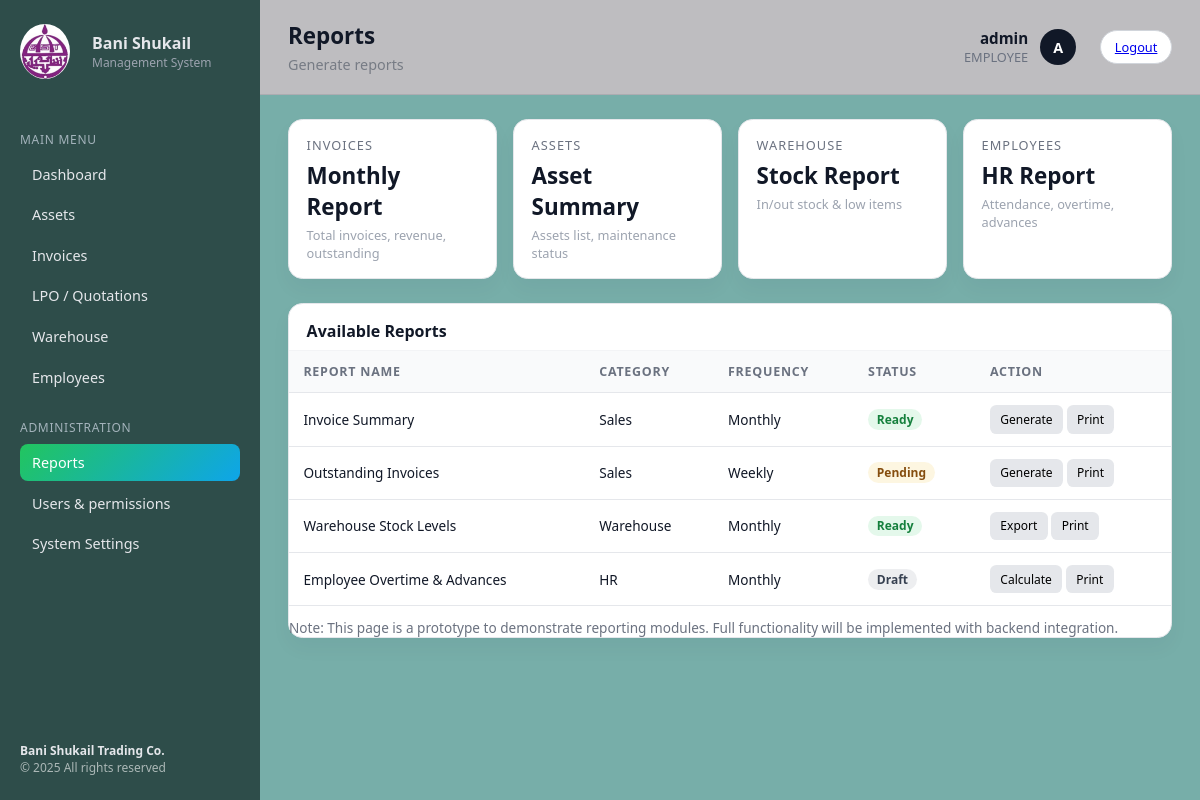
Page /reports/ (signed in) on the committed database.
### accounts/models.py (models this page shows, shortened)
class User(AbstractUser):
    class Role(models.TextChoices):
        ADMIN = "ADMIN", "Admin"
        EMPLOYEE = "EMPLOYEE", "Employee"
    role = models.CharField(max_length=20, choices=Role.choices, default=Role.EMPLOYEE)

### core/views.py (the view)
# urls.py: path("reports/", views.reports, name="reports"),
@login_required
def reports(request):
    return render(request, "reports.html", {
        "title": "Reports",
        "subtitle": "Generate reports",
        "active": "reports",
    })

### templates/reports.html
{% extends 'base.html' %}
{% block content %}
                <div class="cards-grid">
                    <div class="card">
                        <div class="card-title">Invoices</div>
                        <div class="card-value">Monthly Report</div>
                        <div class="card-note">Total invoices, revenue, outstanding</div>
                    </div>
                    <div class="card">
                        <div class="card-title">Assets</div>
                        <div class="card-value">Asset Summary</div>
                        <div class="card-note">Assets list, maintenance status</div>
                    </div>
                    <div class="card">
                        <div class="card-title">Warehouse</div>
                        <div class="card-value">Stock Report</div>
                        <div class="card-note">In/out stock & low items</div>
                    </div>
                    <div class="card">
                        <div class="card-title">Employees</div>
                        <div class="card-value">HR Report</div>
                        <div class="card-note">Attendance, overtime, advances</div>
                    </div>
                </div>
                <div class="panel">
                    <div class="panel-header">
                        <div class="panel-title">Available Reports</div>
                    </div>
                    <div class="panel-body table-wrapper">
                        <table class="data-table">
                            <thead>
                                <tr>
                                    <th>Report Name</th>
                                    <th>Category</th>
                                    <th>Frequency</th>
                                    <th>Status</th>
                                    <th class="no-print">Action</th>
                                </tr>
                            </thead>
                            <tbody>
                                <tr>
                                    <td>Invoice Summary</td>
                                    <td>Sales</td>
                                    <td>Monthly</td>
                                    <td><span class="badge badge-green">Ready</span></td>
                                    <td class="no-print">
                                        <button class="btn-small"
                                            onclick="alert('Demo: Generate PDF (Backend Required)')">Generate</button>
                                        <button class="btn-small" onclick="window.print()">Print</button>
                                    </td>
                                </tr>
                                <tr>
                                    <td>Outstanding Invoices</td>
                                    <td>Sales</td>
                                    <td>Weekly</td>
                                    <td><span class="badge badge-yellow">Pending</span></td>
                                    <td class="no-print">
                                        <button class="btn-small"
                                            onclick="alert('Demo: Generate PDF (Backend Required)')">Generate</button>
                                        <button class="btn-small" onclick="window.print()">Print</button>
                                    </td>
                                </tr>
                                <tr>
                                    <td>Warehouse Stock Levels</td>
                                    <td>Warehouse</td>
                                    <td>Monthly</td>
                                    <td><span class="badge badge-green">Ready</span></td>
                                    <td class="no-print">
                                        <button class="btn-small"
                                            onclick="alert('Demo: Export Excel (Backend Required)')">Export</button>
                                        <button class="btn-small" onclick="window.print()">Print</button>
                                    </td>
                                </tr>
                                <tr>
                                    <td>Employee Overtime & Advances</td>
                                    <td>HR</td>
                                    <td>Monthly</td>
                                    <td><span class="badge badge-gray">Draft</span></td>
                                    <td class="no-print">
                                        <button class="btn-small"
                                            onclick="alert('Demo: Calculate (Backend Required)')">Calculate</button>
                                        <button class="btn-small" onclick="window.print()">Print</button>
                                    </td>
                                </tr>
                            </tbody>
                        </table>
                        <div style="margin-top: 12px; color:#6b7280; font-size: .85rem;">
                            Note: This page is a prototype to demonstrate reporting modules. Full functionality will be
                            implemented with backend integration.
                        </div>
                    </div>
                </div>
{% endblock %}

### templates/includes/topbar.html (shortened to what this page needs)
<header class="topbar">
  <div class="topbar-left">
    <h1 class="page-title">{{ title }}</h1>
    {% if subtitle %}<p class="page-subtitle">{{ subtitle }}</p>{% endif %}
  </div>
  <div class="topbar-right">
    <div class="user-info">
      <div class="user-name">{{ request.user.get_full_name|default:request.user.username }}</div>
      <div class="user-role">{% if request.user.is_authenticated %}{{ request.user.role|default:"" }}{% endif %}</div>
    </div>
    <div class="user-avatar">{{ request.user.username|first|upper }}</div>
    <a class="btn-secondary" href="{% url 'accounts:logout' %}" style="margin-left:12px;">Logout</a>
  </div>
</header>

### static/style.css (style rules this page uses)
* { box-sizing: border-box; margin: 0; padding: 0; font-family: system-ui, -apple-system, BlinkMacSystemFont, "Segoe UI", sans-serif; }
body { background-color: #77aea9; color: #111827; }
.topbar { display: flex; justify-content: space-between; align-items: center; padding: 1.25rem 1.75rem; border-bottom: 1px solid rgba(17, 24, 39, 0.10); background: #bebdc0; }
.page-title { font-size: 1.4rem; font-weight: 700; }
.page-subtitle { font-size: 0.9rem; color: #767b84; margin-top: 0.25rem; }
.topbar-right { display: flex; align-items: center; gap: 0.75rem; }
.user-info { text-align: right; }
.user-name { font-size: 0.95rem; font-weight: 600; }
.user-role { font-size: 0.8rem; color: #6b7280; }
.user-avatar { width: 36px; height: 36px; border-radius: 999px; background: #111827; color: #ffffff; display: flex; align-items: center; justify-content: center; font-size: 0.9rem; font-weight: 600; }
.cards-grid { display: grid; grid-template-columns: repeat(4, minmax(0, 1fr)); gap: 1rem; margin-bottom: 1.5rem; }
.card { background: #ffffff; border-radius: 0.9rem; padding: 1rem 1.1rem; box-shadow: 0 10px 20px rgba(15, 23, 42, 0.04); border: 1px solid #e5e7eb; }
.card-title { font-size: 0.8rem; text-transform: uppercase; letter-spacing: 0.08em; color: #6b7280; margin-bottom: 0.4rem; }
.card-value { font-size: 1.4rem; font-weight: 700; margin-bottom: 0.25rem; }
.card-note { font-size: 0.8rem; color: #9ca3af; }
.panel { background: #ffffff; border-radius: 0.9rem; box-shadow: 0 10px 20px rgba(15, 23, 42, 0.04); border: 1px solid #e5e7eb; display: flex; flex-direction: column; }
.panel-header { padding: 1rem 1.1rem 0.5rem; border-bottom: 1px solid #f3f4f6; }
.panel-title { font-size: 1rem; font-weight: 600; }
.panel-body { padding: 1rem 1.1rem 1.1rem; }
.btn-secondary { border-radius: 999px; border: 1px solid #d1d5db; padding: 0.45rem 0.85rem; background: #ffffff; font-size: 0.8rem; font-weight: 500; cursor: pointer; white-space: nowrap; }
.btn-small { border: none; padding: 0.35rem 0.65rem; border-radius: 0.4rem; background: #e5e7eb; font-size: 0.75rem; cursor: pointer; }
.table-wrapper { padding: 0; }
.data-table { width: 100%; border-collapse: collapse; font-size: 0.85rem; }
.data-table thead { background: #f9fafb; }
.data-table th, .data-table td { padding: 0.75rem 0.9rem; text-align: left; border-bottom: 1px solid #e5e7eb; white-space: nowrap; }
.data-table th { font-size: 0.78rem; text-transform: uppercase; letter-spacing: 0.06em; color: #6b7280; }
.badge { display: inline-flex; align-items: center; justify-content: center; padding: 0.12rem 0.55rem; border-radius: 999px; font-size: 0.75rem; font-weight: 600; }
.badge-green { background: rgba(34, 197, 94, 0.12); color: #15803d; }
.badge-yellow { background: rgba(234, 179, 8, 0.12); color: #854d0e; }
.badge-gray { background: rgba(107, 114, 128, 0.12); color: #374151; }

### rows in the picture
User: user.get_full_name "admin", user.role "EMPLOYEE", user.username|first "A"

### other values in the picture
{{ title }} "Reports"
{{ subtitle }} "Generate reports"
